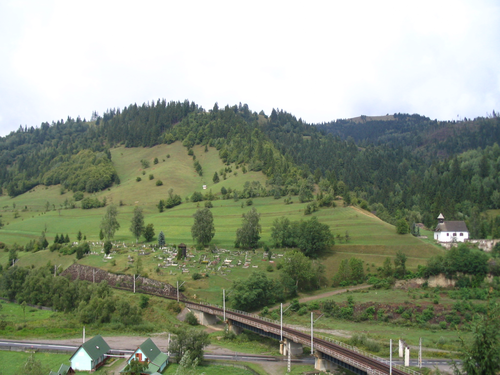
#> input picture Homography/b.png, 500 x 375 px
$ jupyter execute practice.ipynb
#> lines starting #> are read from the running program, lines starting #| are printed output that depends on the picture
[cell 1]
import numpy as np
import cv2
import pandas as pd

# Homography Practice

1. Given image coordinate pairs $\( \mathbf{u}_1'=(u_1', v_1') \)$ and $\( \mathbf{u}_2'=(u_2', v_2') \)$, show a method that derives the homography matrix $H$ such that $\( \mathbf{u}_1' \approx H \mathbf{u}_2' \)$.

     1.a Derive a matrix A such that $A\mathbf{h} = 0$.

     1.b Derive a method for optimization.

2. Method of calculating the normalization matrix $T_{3x3}$ - Given point pairs $\( \mathbf{u}_1 \)$, find $T$.

3. Given $T_1$, $H$, $T_2$ derive a method to denormalize $H$.

# Solution for 1.a

- The equation $A\mathbf{h} = 0$ corresponds to the homography equation $\omega \mathbf{u} = H\mathbf{x}$, where:

$$
\omega
\begin{bmatrix}
u \\
v \\
1
\end{bmatrix}
=
\begin{bmatrix}
h_{11} & h_{12} & h_{13} \\
h_{21} & h_{22} & h_{23} \\
h_{31} & h_{32} & h_{33} \\
\end{bmatrix}
\begin{bmatrix}
x \\
y \\
1
\end{bmatrix}
$$

- Solving for $\omega$, we get:

$$
\omega = h_{31}x + h_{32}y + h_{33}
$$

- And for $\omega u$:

$$
\omega u = h_{11}x + h_{12}y + h_{13}
$$

- By substituting $\omega$ from the third equation into the second, we can express $u$ in terms of $x$ and $y$:

$$
u = \frac{h_{11}x + h_{12}y + h_{13}}{h_{31}x + h_{32}y + h_{33}}
$$

- This leads us to the following system of equations for each point correspondence:

$$
\begin{bmatrix}
x & y & 1 & 0 & 0 & 0 & -ux & -uy & -u \\
0 & 0 & 0 & x & y & 1 & -vx & -vy & -v \\
\end{bmatrix}
\begin{bmatrix}
h_{11} \\
h_{12} \\
h_{13} \\
h_{21} \\
h_{22} \\
h_{23} \\
h_{31} \\
h_{32} \\
h_{33} \\
\end{bmatrix}
= 0
$$

- The rank of matrix $A$ has to be at least 8. We need at least 4 correspondences to solve for $H$.

# Solution for 1.b
To approach the problem of solving the equation $A\mathbf{h} = 0$ while avoiding the trivial solution $\mathbf{h} = 0$, we use a constrained least squares (LSQ) method. This involves imposing a constraint on the norm of $\mathbf{h}$, specifically:

$$ \|\mathbf{h}\|^2 = 1 \text{, which can be rewritten as } \mathbf{h}^T\mathbf{h} = 1. $$

With this constraint, our objective becomes minimizing a cost function $L(\mathbf{h}, \lambda)$ defined as:

$$ L(\mathbf{h}, \lambda) = \|\mathbf{Ah}\|^2 + \lambda (\mathbf{h}^T\mathbf{h} - 1). $$

To find the minimum of this function, we first set its derivative with respect to $\mathbf{h}$ to zero:

$$ \frac{\partial L(\mathbf{h}, \lambda)}{\partial \mathbf{h}} = 0. $$

This leads us to the equation:

$$ \mathbf{A}^T\mathbf{Ah} - \lambda \mathbf{h} = 0. $$

Also, the derivative of $L$ with respect to $\lambda$ gives us the constraint equation:

$$ \lambda (\mathbf{h}^T\mathbf{h} - 1) = 0, $$

which simplifies to:

$$ \mathbf{h}^T\mathbf{h} = 1. $$

The key equation $\mathbf{A}^T\mathbf{Ah} = \lambda \mathbf{h}$ suggests that $\mathbf{h}$ is an eigenvector of $\mathbf{A}^T\mathbf{A}$ and $\lambda$ is the corresponding eigenvalue. Among all the eigenvalues of $\mathbf{A}^T\mathbf{A}$, the one that minimizes our problem is the smallest eigenvalue, $\lambda_{\min}$.

Therefore, the solution $\mathbf{h}$ to our original problem is the eigenvector of $\mathbf{A}^T\mathbf{A}$ associated with its smallest eigenvalue $\lambda_{\min}$. This eigenvalue satisfies:

$$ \mathbf{h}^T\mathbf{A}^T\mathbf{Ah} = \lambda_{\min} \mathbf{h}^T\mathbf{h} = \lambda_{\min}. $$

## Task 2
# Derivation of the Normalization Matrix

The normalization matrix $T$ is used to scale and translate a set of points so that their centroid is at the origin and their average distance from the origin is $\sqrt{2}$, which enhances numerical stability for further calculations. The derivation of this matrix involves the following steps:

1. **Scaling**:
   - To scale the points, we multiply each coordinate by a scaling factor $s$. For a point $(u, v)$, this is represented as $s \cdot u$ and $s \cdot v$.

2. **Translation**:
   - After scaling, the points are translated such that the centroid is at the origin. For the scaled point $(u', v')$ and the original mean $(\bar{u}, \bar{v})$, the translated coordinates are $u'' = u' - \bar{u}$ and $v'' = v' - \bar{v}$.

3. **Combining Operations**:
   - The normalized coordinates $(u'', v'')$ can be expressed as:
     $$ u'' = s \cdot u - s \cdot \bar{u} $$
     $$ v'' = s \cdot v - s \cdot \bar{v} $$

4. **Matrix Form**:
   - We can express these operations in matrix form for homogeneous coordinates:
     $$ \begin{bmatrix} u'' \\ v'' \\ 1 \end{bmatrix} = \begin{bmatrix} s & 0 & -s \cdot \bar{u} \\ 0 & s & -s \cdot \bar{v} \\ 0 & 0 & 1 \end{bmatrix} \cdot \begin{bmatrix} u \\ v \\ 1 \end{bmatrix} $$

5. **Deriving Scale Factor $s$**:
   - The scale factor $s$ is determined by the condition that the average distance from the origin should be $\sqrt{2}$. If $\sigma$ is the average standard deviation from the centroid, then $s = \frac{\sqrt{2}}{\sigma}$.

6. **Final Matrix $T$**:
   - The normalization matrix $T$ is thus defined as:
     $$ T = \begin{bmatrix} \frac{\sqrt{2}}{\sigma} & 0 & -\frac{\sqrt{2}}{\sigma} \cdot \bar{u} \\ 0 & \frac{\sqrt{2}}{\sigma} & -\frac{\sqrt{2}}{\sigma} \cdot \bar{v} \\ 0 & 0 & 1 \end{bmatrix} $$
   - Here $\sigma$ is the average of the standard deviations of $u$ and $v$ coordinates: $\sigma = \frac{\text{std}(u) + \text{std}(v)}{2}$.

This matrix, when applied to a set of points, normalizes them for a mean of zero and an average distance from the origin of $\sqrt{2}$. This process is crucial for maintaining numerical stability in algorithms that compute transformations such as homography.

### Task 3

# Derivation of Denormalization for Homography Matrix

Given normalization matrices $T_1$ and $T_2$, and a normalized homography matrix $H$, we can derive a method to denormalize $H$. The denormalization process involves reversing the normalization transformations that were applied to the point sets before computing $H$.

## Normalization Process:
Points in the original space are transformed to the normalized space using $T_1$:

$$
\mathbf{u} = T_1 \mathbf{u}'
$$

## Applying the Homography:
The homography $H$ relates the normalized points in the first image to the normalized points in the second image:

$$
\mathbf{v} \sim H \mathbf{u}
$$

However, to express this relationship in terms of the original image coordinates, we need to apply the inverse of the second normalization matrix $T_2$:

$$
\mathbf{v}' = T_2^{-1} \mathbf{v}
$$

## Denormalization of Homography:
By substituting $\mathbf{u}$ and $\mathbf{v}$ into the homography equation, we can derive the denormalized homography matrix $H'$ that maps the original image coordinates:

$$
T_2^{-1} \mathbf{v} \sim T_2^{-1} H T_1 \mathbf{u}'
$$

Hence, the denormalized homography matrix $H'$ is obtained by:

$$
H' = T_2^{-1} H T_1
$$

This equation allows us to transform the normalized homography matrix back into the coordinate system of the original images.

[cell 2]
# Function to calculate the normalization matrix
def calculate_normalization_matrix(points):
    mean = np.mean(points, axis=0)
    std = np.std(points, axis=0)
    std_avg = np.mean(std)
    scale = np.sqrt(2) / std_avg
    offset = -scale * mean
    T = np.array([[scale, 0, offset[0]],
                  [0, scale, offset[1]],
                  [0, 0, 1]])
    return T

# Function to apply the normalization matrix to the points
def normalize_points(points, T):
    normalized_points = []
    for point in points:
        point_homogeneous = np.append(point, 1)
        normalized_point = T @ point_homogeneous
        normalized_points.append(normalized_point[:2] / normalized_point[2])
    return np.array(normalized_points)

# Function to calculate the homography matrix
def calculate_homography(point_pairs):
    A = []
    for point1, point2 in point_pairs:
        x, y = point1[0], point1[1]
        xp, yp = point2[0], point2[1]
        A.append([-x, -y, -1, 0, 0, 0, x*xp, y*xp, xp])
        A.append([0, 0, 0, -x, -y, -1, x*yp, y*yp, yp])
    A = np.array(A)

    # U, S, Vt = np.linalg.svd(A)

    eig_val, eig_vec = np.linalg.eig(A.T@A)


    Vt = eig_vec[:,np.argmin(eig_val)]

    H = Vt.reshape(3, 3)

    return H / H[2, 2]

[cell 3]
# Read the point pairs
point_pairs = np.genfromtxt('features.txt').T
pd.DataFrame(point_pairs, columns=['x1','y1','x2','y2'])

[cell 4]
points1 = point_pairs[:,:2]
points2 = point_pairs[:,-2:]

[cell 5]
# Normalize the points and calculate the homography matrix
T1 = calculate_normalization_matrix(points1)
T2 = calculate_normalization_matrix(points2)

normalized_points1 = normalize_points(points1, T1)
normalized_points2 = normalize_points(points2, T2)

normalized_point_pairs = list(zip(points1, points2))
H = calculate_homography(normalized_point_pairs)

# Denormalize the homography matrix
#H = np.linalg.inv(T2) @ H_normalized @ T1

# Read the images
img1 = cv2.imread('b.png')
#> img1 is the input picture: shape (375, 500, 3); mean B, G, R 133.1, 152.6, 144.1
img2 = cv2.imread('a.png')
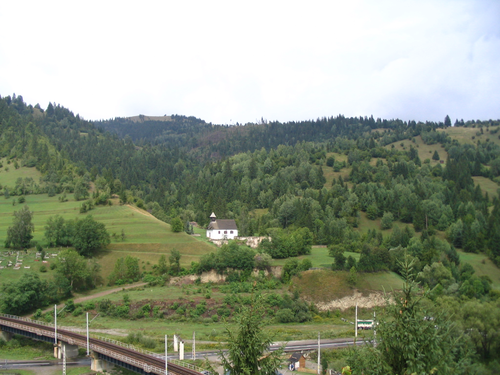
#> input picture Homography/a.png, 500 x 375 px
#> img2 is the input picture: shape (375, 500, 3); mean B, G, R 130.4, 149.6, 140.6

# Warp the second image to the first using the homography matrix
img2_transformed = cv2.warpPerspective(img2, H, (img1.shape[1] + img2.shape[1], img1.shape[0]))
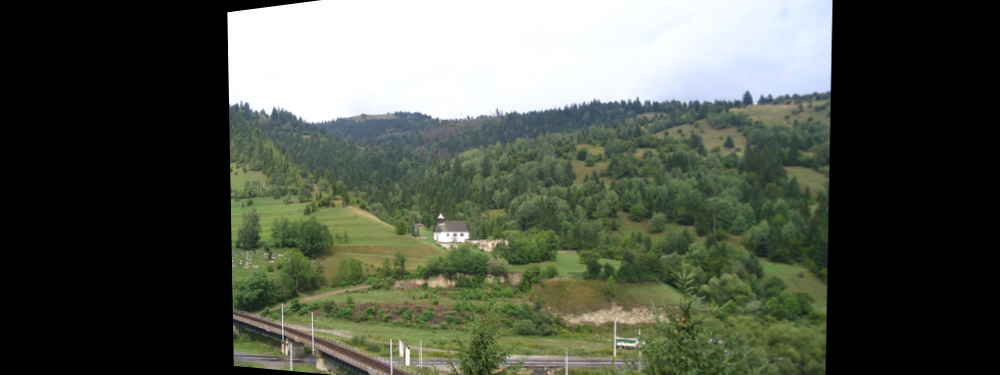
#> img2_transformed: shape (375, 1000, 3); mean B, G, R 74.7, 86.2, 80.5

# Stitch the images together
stitched_img = img2_transformed
stitched_img[0:img1.shape[0], 0:img1.shape[1]] = img1
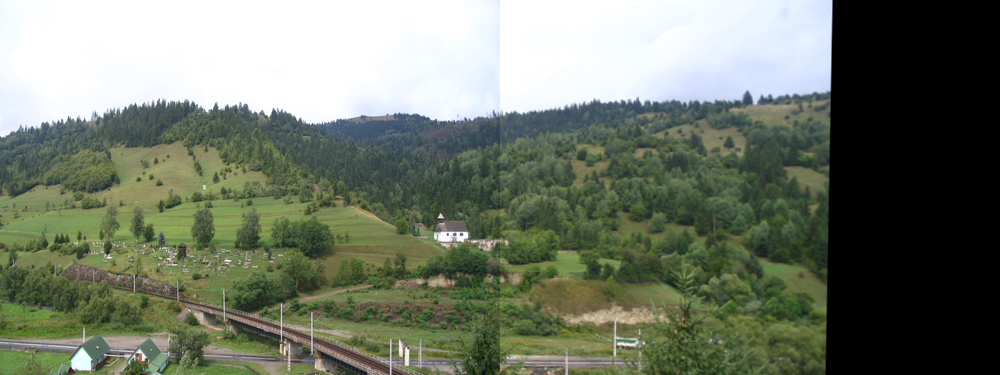
#> stitched_img: shape (375, 1000, 3); mean B, G, R 105.5, 121.3, 113.4

# Save the stitched image
cv2.imwrite('stitched_image.png', stitched_img)

# Display the stitched image
cv2.imshow('Stitched Image', stitched_img)
cv2.waitKey(0)
cv2.destroyAllWindows()
